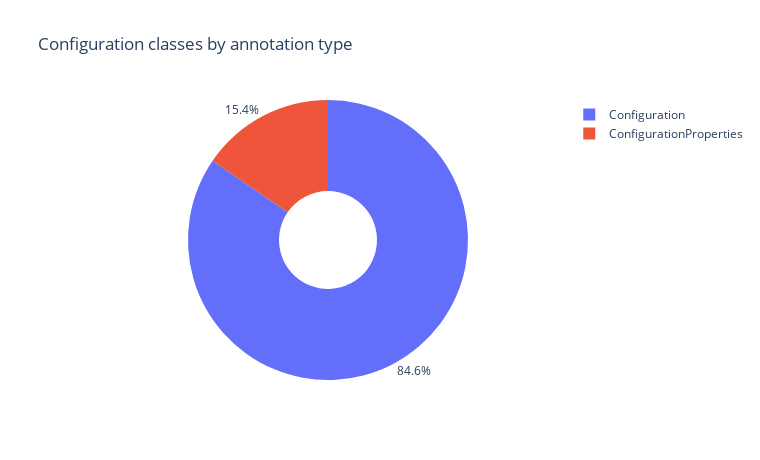

The cell this chart's notebook holds for it:
### Markdown cell above
## 1) Configuration classes — by annotation type

### Code cell
path = os.path.join(CONF_DIR, "Configuration_Classes.csv")
df_cfg = read_csv_safe(path)
display(df_cfg.head(10))

if not df_cfg.empty:
    c_ann = pick_col(df_cfg, ["annotationType","annotation","type"], kind=None)
    if c_ann:
        counts = labelize_na(df_cfg[c_ann]).value_counts().reset_index()
        counts.columns = ["annotationType", "count"]
        fig = px.pie(counts, names="annotationType", values="count", hole=0.35,
                     title="Configuration classes by annotation type")
        fig.update_layout(width=760, height=460)
        fig.update_traces(textposition="outside")
        fig.show()
    else:
        print("[info] No annotation column found — skipping pie.")
else:
    print("[info] Configuration_Classes.csv missing or empty.")

### Figure 1 — Plotly figure (JSON) as saved in the notebook; plotly's stock layout.template omitted (floating-point values rounded to 4 significant figures)
{"data": [{"domain": {"x": [0, 1], "y": [0, 1]}, "hole": 0.35, "hovertemplate": "annotationType=%{label}<br>count=%{value}<extra></extra>", "labels": ["Configuration", "ConfigurationProperties"], "legendgroup": "", "name": "", "showlegend": true, "textposition": "outside", "type": "pie", "values": [1169, 213]}], "layout": {"height": 460, "legend": {"tracegroupgap": 0}, "title": {"text": "Configuration classes by annotation type"}, "width": 760}}
